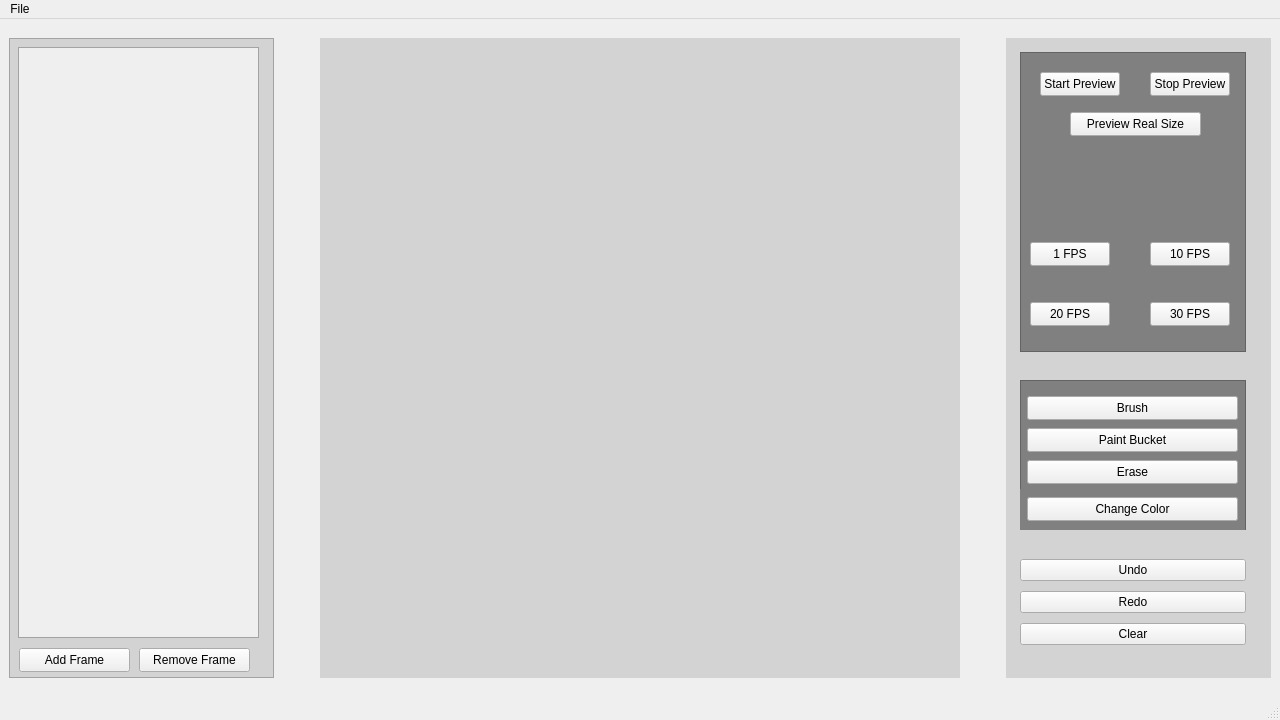
<?xml version="1.0" encoding="UTF-8"?>
<ui version="4.0">
 <class>MainWindow</class>
 <widget class="QMainWindow" name="MainWindow">
  <property name="geometry">
   <rect>
    <x>0</x>
    <y>0</y>
    <width>1280</width>
    <height>720</height>
   </rect>
  </property>
  <property name="minimumSize">
   <size>
    <width>1280</width>
    <height>720</height>
   </size>
  </property>
  <property name="maximumSize">
   <size>
    <width>1280</width>
    <height>720</height>
   </size>
  </property>
  <property name="windowTitle">
   <string>MainWindow</string>
  </property>
  <widget class="QWidget" name="centralwidget">
   <layout class="QVBoxLayout" name="verticalLayout_3">
    <item>
     <layout class="QHBoxLayout" name="horizontalLayout">
      <item>
       <widget class="QFrame" name="animationFramesPanel">
        <property name="minimumSize">
         <size>
          <width>250</width>
          <height>640</height>
         </size>
        </property>
        <property name="maximumSize">
         <size>
          <width>16777215</width>
          <height>640</height>
         </size>
        </property>
        <property name="autoFillBackground">
         <bool>false</bool>
        </property>
        <property name="styleSheet">
         <string notr="true">QFrame {
background-color:lightgray;
}</string>
        </property>
        <property name="frameShape">
         <enum>QFrame::StyledPanel</enum>
        </property>
        <property name="frameShadow">
         <enum>QFrame::Raised</enum>
        </property>
        <widget class="QScrollArea" name="scrollArea">
         <property name="geometry">
          <rect>
           <x>9</x>
           <y>9</y>
           <width>241</width>
           <height>591</height>
          </rect>
         </property>
         <property name="widgetResizable">
          <bool>true</bool>
         </property>
         <property name="alignment">
          <set>Qt::AlignCenter</set>
         </property>
         <widget class="QWidget" name="scrollAreaWidgetContents">
          <property name="geometry">
           <rect>
            <x>0</x>
            <y>0</y>
            <width>239</width>
            <height>589</height>
           </rect>
          </property>
          <layout class="QVBoxLayout" name="verticalLayout_4"/>
         </widget>
        </widget>
        <widget class="QPushButton" name="addFrameBtn">
         <property name="geometry">
          <rect>
           <x>10</x>
           <y>610</y>
           <width>111</width>
           <height>24</height>
          </rect>
         </property>
         <property name="text">
          <string>Add Frame</string>
         </property>
        </widget>
        <widget class="QPushButton" name="removeFrameBtn">
         <property name="geometry">
          <rect>
           <x>130</x>
           <y>610</y>
           <width>111</width>
           <height>24</height>
          </rect>
         </property>
         <property name="text">
          <string>Remove Frame</string>
         </property>
        </widget>
       </widget>
      </item>
      <item>
       <spacer name="horizontalSpacer">
        <property name="orientation">
         <enum>Qt::Horizontal</enum>
        </property>
        <property name="sizeType">
         <enum>QSizePolicy::Ignored</enum>
        </property>
        <property name="sizeHint" stdset="0">
         <size>
          <width>40</width>
          <height>20</height>
         </size>
        </property>
       </spacer>
      </item>
      <item>
       <widget class="QLabel" name="spriteCanvas">
        <property name="sizePolicy">
         <sizepolicy hsizetype="Maximum" vsizetype="Maximum">
          <horstretch>0</horstretch>
          <verstretch>0</verstretch>
         </sizepolicy>
        </property>
        <property name="minimumSize">
         <size>
          <width>640</width>
          <height>640</height>
         </size>
        </property>
        <property name="maximumSize">
         <size>
          <width>640</width>
          <height>640</height>
         </size>
        </property>
        <property name="autoFillBackground">
         <bool>false</bool>
        </property>
        <property name="styleSheet">
         <string notr="true">QFrame {
        background-color: lightgray;
}</string>
        </property>
        <property name="midLineWidth">
         <number>0</number>
        </property>
        <property name="text">
         <string/>
        </property>
       </widget>
      </item>
      <item>
       <spacer name="horizontalSpacer_2">
        <property name="orientation">
         <enum>Qt::Horizontal</enum>
        </property>
        <property name="sizeType">
         <enum>QSizePolicy::Ignored</enum>
        </property>
        <property name="sizeHint" stdset="0">
         <size>
          <width>40</width>
          <height>20</height>
         </size>
        </property>
       </spacer>
      </item>
      <item>
       <widget class="QFrame" name="rightPanel">
        <property name="minimumSize">
         <size>
          <width>250</width>
          <height>640</height>
         </size>
        </property>
        <property name="maximumSize">
         <size>
          <width>16777215</width>
          <height>640</height>
         </size>
        </property>
        <property name="autoFillBackground">
         <bool>false</bool>
        </property>
        <property name="styleSheet">
         <string notr="true">QFrame {
background-color:lightgray;
}</string>
        </property>
        <widget class="QWidget" name="verticalLayoutWidget">
         <property name="geometry">
          <rect>
           <x>-1</x>
           <y>-1</y>
           <width>241</width>
           <height>641</height>
          </rect>
         </property>
         <layout class="QVBoxLayout" name="verticalLayout">
          <property name="spacing">
           <number>10</number>
          </property>
          <property name="leftMargin">
           <number>15</number>
          </property>
          <property name="topMargin">
           <number>15</number>
          </property>
          <property name="bottomMargin">
           <number>15</number>
          </property>
          <item>
           <widget class="QFrame" name="toolsFrame">
            <property name="minimumSize">
             <size>
              <width>0</width>
              <height>300</height>
             </size>
            </property>
            <property name="autoFillBackground">
             <bool>false</bool>
            </property>
            <property name="styleSheet">
             <string notr="true">QFrame {
background-color:gray;
}</string>
            </property>
            <property name="frameShape">
             <enum>QFrame::StyledPanel</enum>
            </property>
            <property name="frameShadow">
             <enum>QFrame::Raised</enum>
            </property>
            <widget class="QPushButton" name="startPreviewButton">
             <property name="geometry">
              <rect>
               <x>20</x>
               <y>20</y>
               <width>80</width>
               <height>24</height>
              </rect>
             </property>
             <property name="text">
              <string>Start Preview</string>
             </property>
            </widget>
            <widget class="QPushButton" name="switchSizeButton">
             <property name="geometry">
              <rect>
               <x>50</x>
               <y>60</y>
               <width>131</width>
               <height>24</height>
              </rect>
             </property>
             <property name="text">
              <string>Preview Real Size</string>
             </property>
            </widget>
            <widget class="QPushButton" name="stopPreviewButton">
             <property name="geometry">
              <rect>
               <x>130</x>
               <y>20</y>
               <width>80</width>
               <height>24</height>
              </rect>
             </property>
             <property name="text">
              <string>Stop Preview</string>
             </property>
            </widget>
            <widget class="QPushButton" name="OneFPSButton">
             <property name="geometry">
              <rect>
               <x>10</x>
               <y>190</y>
               <width>80</width>
               <height>24</height>
              </rect>
             </property>
             <property name="text">
              <string>1 FPS</string>
             </property>
            </widget>
            <widget class="QPushButton" name="TenFPSButton">
             <property name="geometry">
              <rect>
               <x>130</x>
               <y>190</y>
               <width>80</width>
               <height>24</height>
              </rect>
             </property>
             <property name="text">
              <string>10 FPS</string>
             </property>
            </widget>
            <widget class="QPushButton" name="TwentyFPSButton">
             <property name="geometry">
              <rect>
               <x>10</x>
               <y>250</y>
               <width>80</width>
               <height>24</height>
              </rect>
             </property>
             <property name="text">
              <string>20 FPS</string>
             </property>
            </widget>
            <widget class="QPushButton" name="ThirtyFPSButton">
             <property name="geometry">
              <rect>
               <x>130</x>
               <y>250</y>
               <width>80</width>
               <height>24</height>
              </rect>
             </property>
             <property name="text">
              <string>30 FPS</string>
             </property>
            </widget>
           </widget>
          </item>
          <item>
           <spacer name="verticalSpacer_3">
            <property name="orientation">
             <enum>Qt::Vertical</enum>
            </property>
            <property name="sizeHint" stdset="0">
             <size>
              <width>20</width>
              <height>40</height>
             </size>
            </property>
           </spacer>
          </item>
          <item>
           <widget class="QFrame" name="colorPickerFrame">
            <property name="minimumSize">
             <size>
              <width>0</width>
              <height>150</height>
             </size>
            </property>
            <property name="autoFillBackground">
             <bool>false</bool>
            </property>
            <property name="styleSheet">
             <string notr="true">QFrame {
background-color:gray;
}</string>
            </property>
            <property name="frameShape">
             <enum>QFrame::StyledPanel</enum>
            </property>
            <property name="frameShadow">
             <enum>QFrame::Raised</enum>
            </property>
            <widget class="QLabel" name="colorPanelLabel">
             <property name="geometry">
              <rect>
               <x>0</x>
               <y>109</y>
               <width>225</width>
               <height>41</height>
              </rect>
             </property>
             <property name="font">
              <font>
               <pointsize>12</pointsize>
               <bold>true</bold>
              </font>
             </property>
             <property name="text">
              <string>Color Picker Panel</string>
             </property>
             <property name="alignment">
              <set>Qt::AlignCenter</set>
             </property>
            </widget>
            <widget class="QPushButton" name="colorBtn">
             <property name="geometry">
              <rect>
               <x>7</x>
               <y>117</y>
               <width>211</width>
               <height>24</height>
              </rect>
             </property>
             <property name="text">
              <string>Change Color</string>
             </property>
            </widget>
            <widget class="QPushButton" name="eraseToolButton">
             <property name="geometry">
              <rect>
               <x>7</x>
               <y>80</y>
               <width>211</width>
               <height>24</height>
              </rect>
             </property>
             <property name="text">
              <string>Erase</string>
             </property>
            </widget>
            <widget class="QPushButton" name="paintBucketToolButton">
             <property name="geometry">
              <rect>
               <x>7</x>
               <y>48</y>
               <width>211</width>
               <height>24</height>
              </rect>
             </property>
             <property name="text">
              <string>Paint Bucket</string>
             </property>
            </widget>
            <widget class="QPushButton" name="brushToolButton">
             <property name="enabled">
              <bool>true</bool>
             </property>
             <property name="geometry">
              <rect>
               <x>7</x>
               <y>16</y>
               <width>211</width>
               <height>24</height>
              </rect>
             </property>
             <property name="text">
              <string>Brush</string>
             </property>
            </widget>
           </widget>
          </item>
          <item>
           <spacer name="verticalSpacer">
            <property name="orientation">
             <enum>Qt::Vertical</enum>
            </property>
            <property name="sizeHint" stdset="0">
             <size>
              <width>20</width>
              <height>40</height>
             </size>
            </property>
           </spacer>
          </item>
          <item>
           <widget class="QPushButton" name="undoBtn">
            <property name="text">
             <string>Undo</string>
            </property>
           </widget>
          </item>
          <item>
           <widget class="QPushButton" name="redoBtn">
            <property name="text">
             <string>Redo</string>
            </property>
           </widget>
          </item>
          <item>
           <widget class="QPushButton" name="clearBtn">
            <property name="text">
             <string>Clear</string>
            </property>
           </widget>
          </item>
          <item>
           <spacer name="verticalSpacer_2">
            <property name="orientation">
             <enum>Qt::Vertical</enum>
            </property>
            <property name="sizeHint" stdset="0">
             <size>
              <width>20</width>
              <height>40</height>
             </size>
            </property>
           </spacer>
          </item>
         </layout>
        </widget>
       </widget>
      </item>
     </layout>
    </item>
   </layout>
  </widget>
  <widget class="QStatusBar" name="statusbar"/>
  <widget class="QMenuBar" name="menubar">
   <property name="geometry">
    <rect>
     <x>0</x>
     <y>0</y>
     <width>1280</width>
     <height>21</height>
    </rect>
   </property>
   <widget class="QMenu" name="FileMenu">
    <property name="title">
     <string>File</string>
    </property>
    <addaction name="actionSave"/>
    <addaction name="actionLoad"/>
   </widget>
   <addaction name="FileMenu"/>
  </widget>
  <action name="StartPreview">
   <property name="text">
    <string>Start Preview</string>
   </property>
  </action>
  <action name="actionSave">
   <property name="text">
    <string>Save</string>
   </property>
  </action>
  <action name="actionLoad">
   <property name="text">
    <string>Load</string>
   </property>
  </action>
 </widget>
 <resources/>
 <connections/>
</ui>
